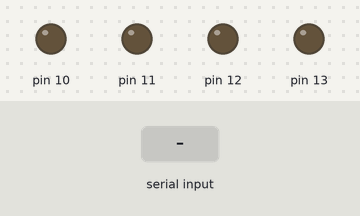
Simulated run of this sketch. Board: Arduino Uno, built with avr-gcc and run on an emulated ATmega328P. Parts: output pins drawn as LEDs (lit = HIGH). Inputs (shaded band) come from the test bench. What the sketch prints to the serial monitor is not drawn.

Above: at 1.2 s.
1.3 s: "u" received over Serial
At 2.3 s:
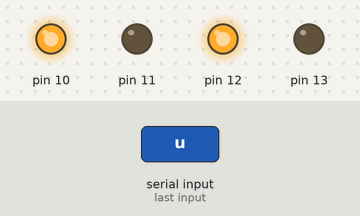
2.8 s: "d" received over Serial
At 3.6 s:
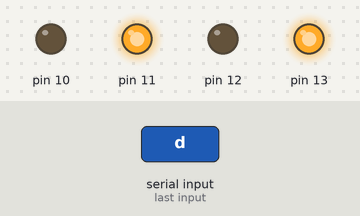
4.3 s: "r" received over Serial
At 4.6 s:
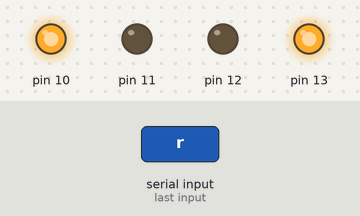
5.8 s: "l" received over Serial
At 6.9 s:
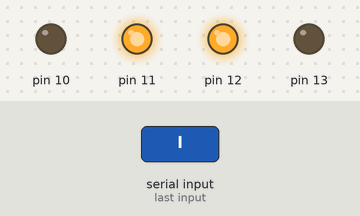
7.3 s: "o" received over Serial
At 8.2 s:
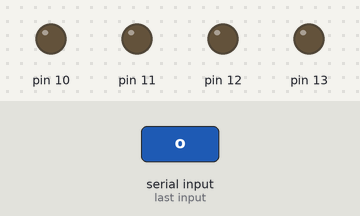
Timing chart, 0 to 9.8 s (numbered marks = the images above; inputs shaded):
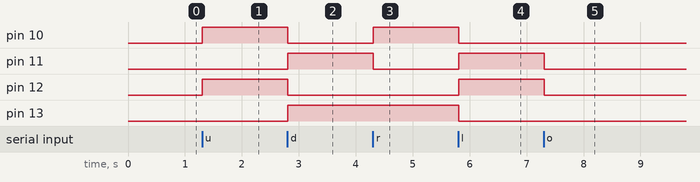

The sketch:

Keyboard_Controlled_Robot.ino
```cpp
void setup() {
  pinMode(10, OUTPUT);
  pinMode(11, OUTPUT);
  pinMode(12, OUTPUT);
  pinMode(13, OUTPUT);
  Serial.begin(9600);
  // put your setup code here, to run once:

}

void loop() {
  int key= Serial.read();
  Serial.println(key);
  if(key== 'u') {
    digitalWrite(10, HIGH);
    digitalWrite(11, LOW);
    digitalWrite(12, HIGH);
    digitalWrite(13, LOW);
  }
  if(key=='d') {
    digitalWrite(10, LOW);
    digitalWrite(11, HIGH);
    digitalWrite(12, LOW);
    digitalWrite(13, HIGH);
  }
  if(key=='o') {
    digitalWrite(10, LOW);
    digitalWrite(11, LOW);
    digitalWrite(12, LOW);
    digitalWrite(13, LOW);
  }
  if(key=='r') {
    digitalWrite(10, HIGH);
    digitalWrite(11, LOW);
    digitalWrite(12, LOW);
    digitalWrite(13, HIGH);
  }
  if(key=='l') {
    digitalWrite(10, LOW);
    digitalWrite(11, HIGH);
    digitalWrite(12, HIGH);
    digitalWrite(13, LOW);
  }
  // put your main code here, to run repeatedly:

}
```

Measured:
- after the input at 1.3 s, pin 10, pin 12: LOW → HIGH at once
- after the input at 2.8 s, pin 10, pin 12: HIGH → LOW at once; pin 11, pin 13: LOW → HIGH at once
- after the input at 4.3 s, pin 10: LOW → HIGH at once; pin 11: HIGH → LOW at once
- after the input at 5.8 s, pin 10, pin 13: HIGH → LOW at once; pin 11, pin 12: LOW → HIGH at once
- after the input at 7.3 s, pin 11, pin 12: HIGH → LOW at once
